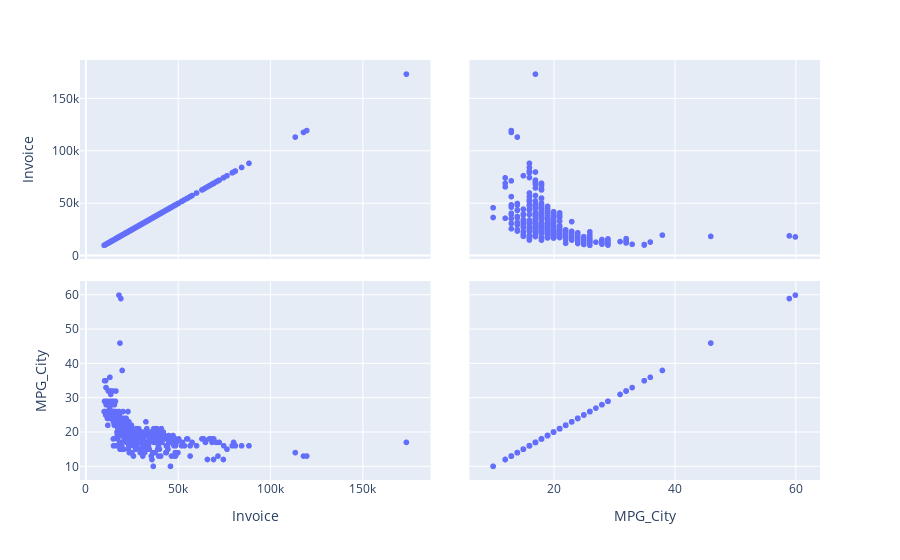

Write notebook code for a chart like this one.
### Code cell
fig = px.scatter_matrix(df[["Invoice","MPG_City"]])
fig.show()
#Segun lo visto en el grafico podemos determinar que entre mas costoso sea el vehiculo menos millas por galon podra recorrer

### Figure 1 — Plotly figure (JSON) as saved in the notebook; plotly's stock layout.template omitted (floating-point values rounded to 4 significant figures; data arrays with more than 128 entries replaced by an {"elided": "..."} marker saying what was removed)
{"data": [{"dimensions": [{"axis": {"matches": true}, "label": "Invoice", "values": {"elided": "428 int values"}}, {"axis": {"matches": true}, "label": "MPG_City", "values": {"elided": "428 int values"}}], "hovertemplate": "%{xaxis.title.text}=%{x}<br>%{yaxis.title.text}=%{y}<extra></extra>", "legendgroup": "", "marker": {"color": "#636efa", "symbol": "circle"}, "name": "", "showlegend": false, "type": "splom"}], "layout": {"dragmode": "select", "legend": {"tracegroupgap": 0}, "margin": {"t": 60}}}
